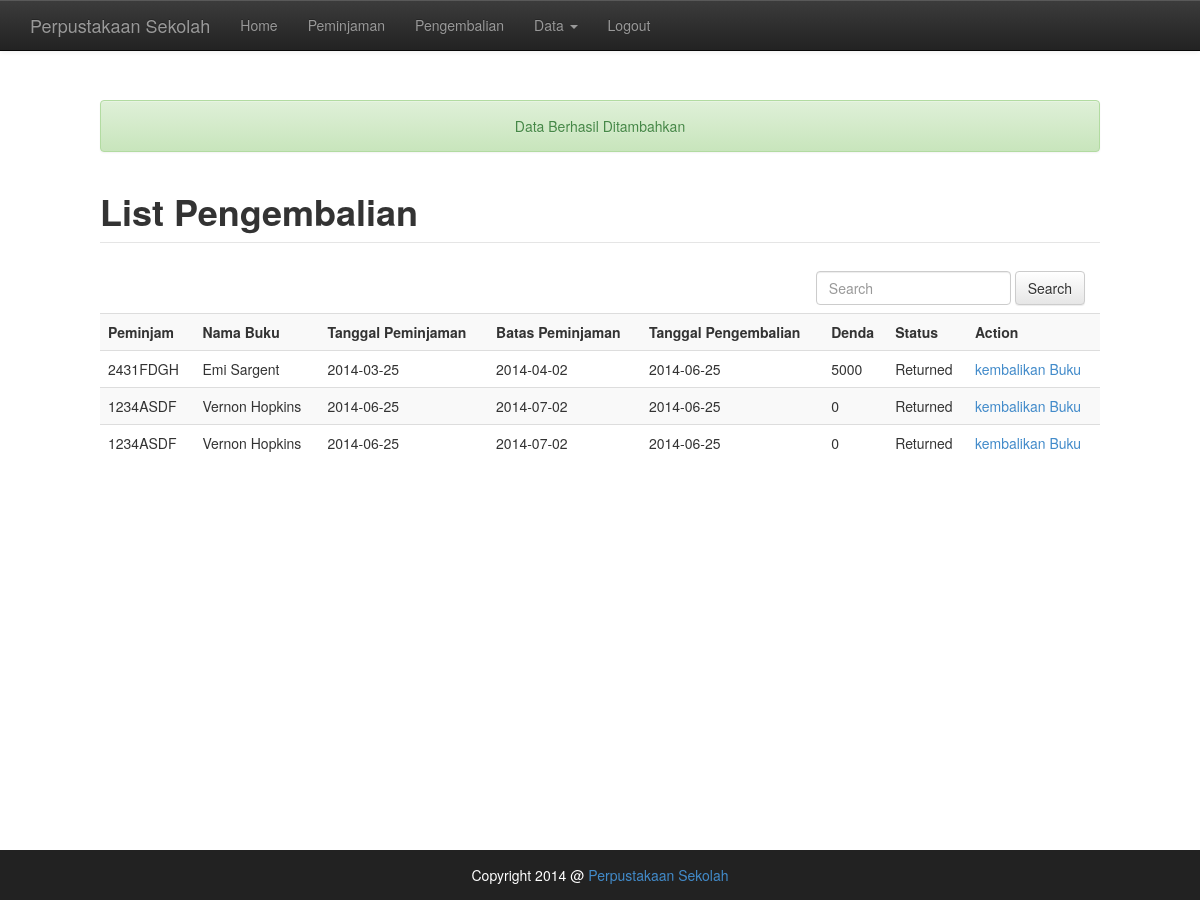
The app's page /module/index.php?module=pengembalian&message=success (signed in) with its own data.
### tables this page shows
CREATE TABLE IF NOT EXISTS `borrow` (
  `id` int(11) NOT NULL AUTO_INCREMENT,
  `book_id` int(11) NOT NULL,
  `user_code` varchar(11) NOT NULL,
  `borrow_date` date NOT NULL,
  `batas_pengembalian` date NOT NULL,
  `pengembalian_date` date NOT NULL,
  `denda` varchar(255) NOT NULL,
  `status` varchar(255) NOT NULL,
  PRIMARY KEY (`id`)
);

CREATE TABLE IF NOT EXISTS `book` (
  `id` int(11) NOT NULL AUTO_INCREMENT,
  `name` varchar(255) NOT NULL,
  `category` varchar(255) NOT NULL,
  `publisher` varchar(255) NOT NULL,
  `description` text NOT NULL,
  `page` int(11) NOT NULL,
  `publish_year` int(11) NOT NULL,
  `author` varchar(255) NOT NULL,
  `cover` varchar(255) NOT NULL,
  `stock` int(11) NOT NULL,
  PRIMARY KEY (`id`)
);

### module/list_pengembalian.php (the view, shortened to what this page needs)
<?php
$alert  = "<div class='alert alert-success' style='text-align: center;'>Data Berhasil Ditambahkan</div>";
$alert2 = "<div class='alert alert-success' style='text-align: center;'>Data Berhasil Dihapus</div>";
$alert3 = "<div class='alert alert-success' style='text-align: center;'>Data Berhasil Diubah</div>";
if (!empty($_GET['message']) && $_GET['message'] == 'success') {
    echo $alert;
} elseif(!empty($_GET['message']) && $_GET['message'] == 'delete_success') {
    echo $alert2;
} elseif(!empty($_GET['message']) && $_GET['message'] == 'update_success') {
    echo $alert3;
} else{
}
?>
<fieldset>
    <legend>
        <h1 style="font-weight: bold">List Pengembalian</h1>
    </legend>
    <form class="navbar-form navbar-right" role="search" method="GET" action="index.php">
        <div class="form-group">
            <input type="text" class="form-control" placeholder="Search" name="search">
        </div>
        <button type="submit" class="btn btn-default">Search</button>
    </form>
    <br/><br/>
    <table class="table table-striped table-responsive">
        <tr>
            <th>Peminjam</th>
            <th>Nama Buku</th>
            <th>Tanggal Peminjaman</th>
            <th>Batas Peminjaman</th>
            <th>Tanggal Pengembalian</th>
            <th>Denda</th>
            <th>Status</th>
            <th>Action</th>
        </tr>
        <?php
        $query = mysql_query("SELECT b.*, bo.name FROM borrow b
        					  LEFT JOIN book bo ON b.book_id = bo.id");
        while ($data = mysql_fetch_array($query)) {
        	$id      = $data['id'];
            ?>
            <tr>
                <td><?php echo $data['user_code']; ?></td>
                <td><?php echo $data['name']; ?></td>
                <td><?php echo $data['borrow_date']; ?></td>
                <td><?php echo $data['batas_pengembalian']; ?></td>
                <td><?php echo $data['pengembalian_date']; ?></td>
                <td><?php echo $data['denda']; ?></td>
                <td><?php echo $data['status']; ?></td>
                <td><a href="index.php?module=ubah_pengembalian&id=<?php echo $id; ?>">kembalikan Buku</a></td>
            </tr>
            <?php
        }
        ?>
    </table>
</fieldset>

### module/index.php (shortened to what this page needs)
<!DOCTYPE html>
<html lang="en">
	<head>
		<link href="../templates/library/css/bootstrap.min.css" rel="stylesheet">
		<link href="../templates/library/css/bootstrap-theme.min.css" rel="stylesheet">
		<link href="../templates/library/css/style.css" rel="stylesheet">
		<link href="../templates/library/css/footer.css" rel="stylesheet">
	</head>
  	<body role="document">
	    <div class="navbar navbar-inverse navbar-fixed-top" role="navigation">
	      	<div class="container">
	        	<div class="navbar-header">
	          		<a class="navbar-brand" href="index.php?module=home">Perpustakaan Sekolah</a>
	        	</div>
	        	<div class="navbar-collapse collapse">
	          		<ul class="nav navbar-nav" id="myTab">
	          			<?php if ($_SESSION['akses']=="admin"): ?>
				            <li><a href="index.php?module=home">Home</a></li>
				            <li><a href="index.php?module=peminjaman">Peminjaman</a></li>
		                    <li><a href="index.php?module=pengembalian">Pengembalian</a></li>
				            <li class="dropdown">
		              			<a href="#" class="dropdown-toggle" data-toggle="dropdown">Data <b class="caret"></b></a>
		            		</li>
				            <li><a href="logout.php">Logout</a></li>
	          			<?php else: ?>
				            <li><a href="index.php?module=home">Home</a></li>
				            <li><a href="logout.php">Logout</a></li>
	          			<?php endif ?>
	          		</ul>
	        	</div>
	      	</div>
	    </div>
	    <div class="content"><?php include 'page.php';?></div>
	    <div id="footer">
			<div class="container">
				<p class="muted credit"><font color="white">Copyright 2014 @</font> <a href="index.php?module=home">Perpustakaan Sekolah </a></p>
			</div>
		</div>
  	</body>
</html>

### module/page.php (shortened to what this page needs)
<?php
$modul = $_GET['module'];
switch($modul)
{
    case 'pengembalian'     : include 'list_pengembalian.php'; break;
}

### templates/library/css/style.css (style rules this page uses)
.content { margin: 100px; height: 100%; }
.content fieldset { margin-bottom: 100px; }

### templates/library/css/footer.css (style rules this page uses)
html, body { height: 100%; }
#push, #footer { height: 50px; }
#footer { background-color: #222; position: fixed; bottom: 0; width: 100%; }
#footer .container { width: auto; max-width: 680px; text-align: center; }
#footer .container .credit { margin: 15px 0; }

### records on screen
borrow: user_code "2431FDGH", book.name "Emi Sargent", borrow_date "2014-03-25", batas_pengembalian "2014-04-02", pengembalian_date "2014-06-25", denda "5000", status "Returned"
borrow: user_code "1234ASDF", book.name "Vernon Hopkins", borrow_date "2014-06-25", batas_pengembalian "2014-07-02", pengembalian_date "2014-06-25", denda "0", status "Returned"
borrow: user_code "1234ASDF", book.name "Vernon Hopkins", borrow_date "2014-06-25", batas_pengembalian "2014-07-02", pengembalian_date "2014-06-25", denda "0", status "Returned"
